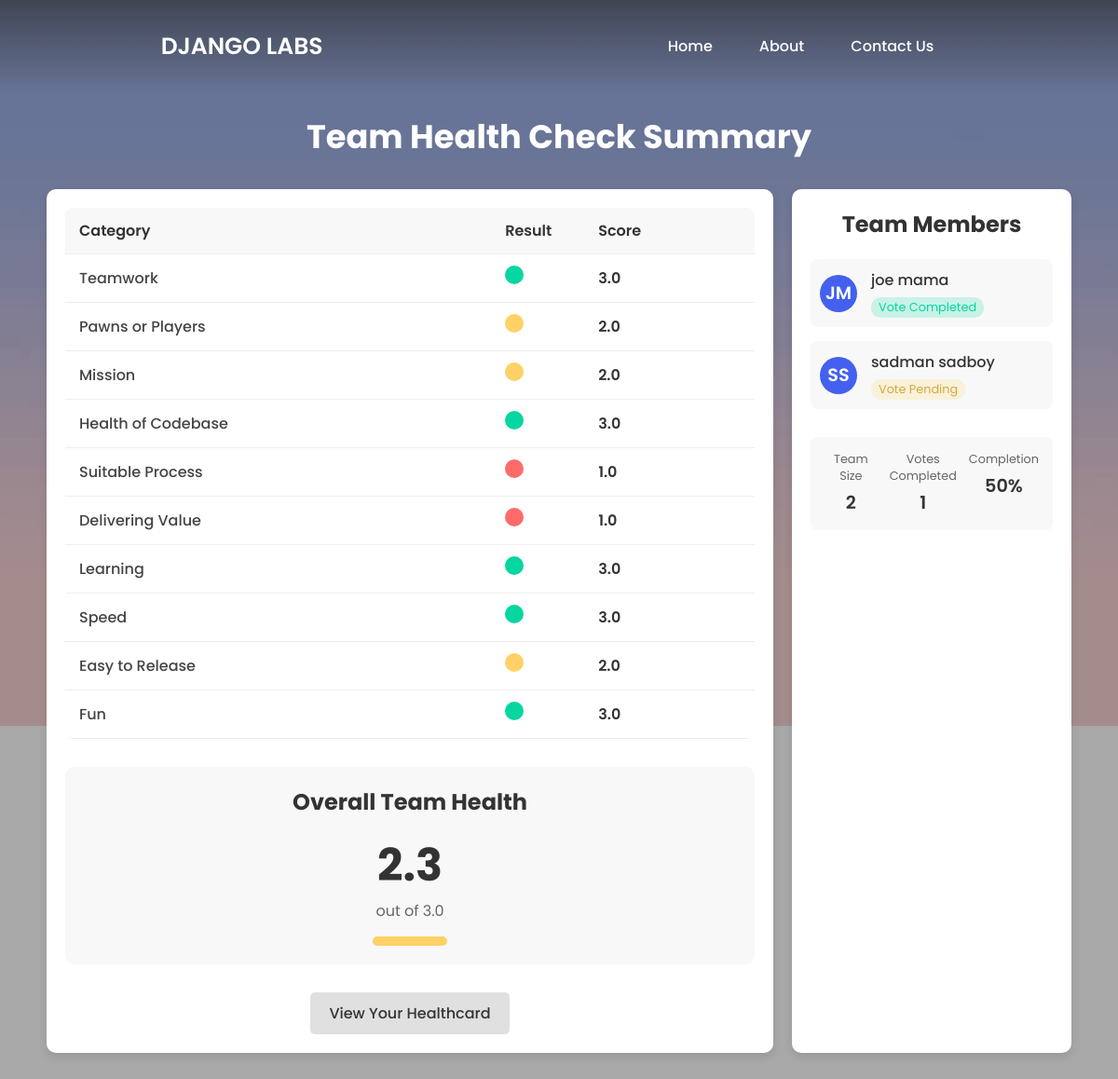
/summary/ (signed in), run on the app's committed database.
### my_app/models.py (models this page shows, shortened)
class Vote(models.Model):
    COLOR_CHOICES = [
        (1, 'Red'),
        (2, 'Amber'),
        (3, 'Green'),
    ]
    health_card = models.ForeignKey(HealthCard, on_delete=models.CASCADE, related_name='votes')
    user = models.ForeignKey(User, on_delete=models.CASCADE)
    category = models.CharField(max_length=100)
    color = models.IntegerField(choices=COLOR_CHOICES)
    feedback = models.TextField(blank=True, null=True)
    created_at = models.DateTimeField(auto_now_add=True)
    class Meta:
        unique_together = ['health_card', 'category']

### my_app/views.py (the view)
# urls.py: path('summary/', views.summary, name='summary'),
@login_required
def summary(request):
    health_cards = HealthCard.objects.all()
    all_votes = Vote.objects.all()
    categories = [
        'Teamwork', 'Pawns or Players', 'Mission', 'Health of Codebase',
        'Suitable Process', 'Delivering Value', 'Learning', 'Speed',
        'Easy to Release', 'Fun'
    ]
    category_summary = {}
    for category in categories:
        category_votes = all_votes.filter(category=category)
        if category_votes.exists():
            avg_score = category_votes.aggregate(Avg('color'))['color__avg']
            if avg_score < 1.68:
                color = 'red'
            elif avg_score < 2.34:
                color = 'amber'
            else:
                color = 'green'
            category_summary[category] = {
                'score': round(avg_score, 1),
                'color': color
            }
        else:
            category_summary[category] = {
                'score': 'N/A',
                'color': 'waiting'
            }
    valid_scores = [summary['score'] for summary in category_summary.values() if summary['score'] != 'N/A']
    overall_score = round(sum(valid_scores) / len(valid_scores), 2) if valid_scores else 0
    team_members = User.objects.filter(is_staff=False)
    total_members = team_members.count()
    member_status = []
    completed_count = 0
    for member in team_members:
        has_health_card = HealthCard.objects.filter(user=member).exists()
        if has_health_card:
            health_card = HealthCard.objects.get(user=member)
            vote_count = Vote.objects.filter(health_card=health_card).count()
            has_completed = (vote_count == len(categories))
            if has_completed:
                completed_count += 1
        else:
            has_completed = False
        member_status.append({
            'name': f"{member.first_name} {member.last_name}",
            'initials': (member.first_name[0:1] + member.last_name[0:1]).upper() if member.first_name and member.last_name else member.username[0:2].upper(),
            'status': 'completed' if has_completed else 'pending'
        })
    completion_percentage = int((completed_count / total_members * 100) if total_members > 0 else 0)
    context = {
        'category_summary': category_summary,
        'overall_score': overall_score,
        'overall_color': 'red' if overall_score < 1.68 else 'amber' if overall_score < 2.34 else 'green',
        'team_members': member_status,
        'team_stats': {
            'total': total_members,
            'completed': completed_count,
            'percentage': completion_percentage
        }
    }
    return render(request, 'my_app/summary.html', context)

### my_app/templates/my_app/summary.html (shortened to what this page needs)
<!DOCTYPE html>
{% load static %}
<html lang="en">
<head>
    <link rel="stylesheet" href="{% static 'style.css' %}">
    <link rel="stylesheet" href="{% static 'base.css' %}">
    <link rel="stylesheet" href="{% static 'tables.css' %}">
    <link rel="stylesheet" href="{% static 'users.css' %}">
    <link rel="stylesheet" href="{% static 'summary.css' %}">
</head>
<body>
    <div class="summary-wrapper">
        <nav class="nav">
            <div class="nav-logo">
                <p>DJANGO LABS</p>
            </div>
            <div class="nav-menu" id="navMenu">
                <ul>
                    <li><a href="{% url 'home' %}" class="link">Home</a></li>
                    <li><a href="{% url 'about' %}" class="link">About</a></li>
                    <li><a href="{% url 'contact' %}" class="link">Contact Us</a></li>
                </ul>
            </div>
        </nav>
        <div class="summary-container">
            <h1>Team Health Check Summary</h1>
            <div class="container">
                <div class="summary-section">
                    <table>
                        <thead>
                            <tr>
                                <th>Category</th>
                                <th>Result</th>
                                <th>Score</th>
                            </tr>
                        </thead>
                        <tbody>
                            {% for category, data in category_summary.items %}
                            <tr>
                                <td class="category">{{ category }}</td>
                                <td class="result">
                                    <div class="result-indicator {{ data.color }}"></div>
                                </td>
                                <td class="score">
                                    {% if data.score == 'N/A' %}
                                        <span class="waiting-text">Waiting for all votes</span>
                                    {% else %}
                                        {{ data.score }}
                                    {% endif %}
                                </td>
                            </tr>
                            {% endfor %}
                        </tbody>
                    </table>
                    <div class="overall-score-container">
                        <h2>Overall Team Health</h2>
                        <div class="overall-score">
                            <div class="score-value">{{ overall_score }}</div>
                            <div class="score-label">out of 3.0</div>
                        </div>
                        <div class="score-indicator {{ overall_color }}"></div>
                    </div>
                    <div class="action-buttons">
                        <a href="{% url 'voting' %}" class="btn secondary-btn">View Your Healthcard</a>
                    </div>
                </div>
                <div class="team-section">
                    <h2>Team Members</h2>
                    <div class="team-members">
                        {% for member in team_members %}
                        <div class="team-member">
                            <div class="member-avatar">
                                <i>{{ member.initials }}</i>
                            </div>
                            <div class="member-info">
                                <div class="member-name">{{ member.name }}</div>
                                <div class="vote-status {{ member.status }}">
                                    Vote {{ member.status|title }}
                                </div>
                            </div>
                        </div>
                        {% endfor %}
                    </div>
                    <div class="team-stats">
                        <div class="stat-item">
                            <div class="stat-label">Team Size</div>
                            <div class="stat-value">{{ team_stats.total }}</div>
                        </div>
                        <div class="stat-item">
                            <div class="stat-label">Votes Completed</div>
                            <div class="stat-value">{{ team_stats.completed }}</div>
                        </div>
                        <div class="stat-item">
                            <div class="stat-label">Completion</div>
                            <div class="stat-value">{{ team_stats.percentage }}%</div>
                        </div>
                    </div>
                </div>
            </div>
        </div>
    </div>
</body>
</html>

### my_app/static/style.css (style rules this page uses)
* { margin: 0; padding: 0; box-sizing: border-box; font-family: 'Poppins', sans-serif; }
body { background-image: url("images/faded-background.jpg"); background-size: 100%; background-repeat: no-repeat; background-attachment: fixed; overflow: hidden; }
.nav { position: fixed; top: 0; display: flex; justify-content: space-around; width: 100%; height: 100px; line-height: 100px; background: linear-gradient(rgba(39,39,39, 0.6), transparent); z-index: 100; }
.nav-logo p { color: white; font-size: 25px; font-weight: 600; }
.nav-menu ul { display: flex; }
.nav-menu ul li { list-style-type: none; }
.nav-menu ul li .link { text-decoration: none; font-weight: 500; color: #fff; padding-bottom: 15px; margin: 0 25px; }

### my_app/static/base.css (style rules this page uses)
.voting-wrapper, .healthcard-wrapper, .summary-wrapper { width: 100%; min-height: 100vh; background: rgba(39, 39, 39, 0.4); padding-top: 100px; overflow-y: auto; }
.vote-container, .healthcard-container, .summary-container { width: 95%; max-width: 1600px; margin: 0 auto 50px; padding: 20px; }
h1 { text-align: center; color: white; margin-bottom: 30px; font-size: 2.2rem; }
.container { display: flex; gap: 20px; }
.voting-section, .healthcard-section, .summary-section { flex: 3; background: white; border-radius: 10px; padding: 20px; box-shadow: 0 4px 10px rgba(0, 0, 0, 0.1); }
.user-section, .team-section, .info-section { flex: 1; background: white; border-radius: 10px; padding: 20px; box-shadow: 0 4px 10px rgba(0, 0, 0, 0.1); }
.team-section { min-width: 300px; }
.btn { padding: 10px 20px; border: none; border-radius: 5px; cursor: pointer; font-weight: 500; transition: all 0.2s; text-decoration: none; display: inline-block; }
.secondary-btn { background-color: #e0e0e0; color: #333; }
.action-buttons { display: flex; justify-content: center; gap: 15px; }

### my_app/static/tables.css (style rules this page uses)
table { width: 100%; border-collapse: collapse; margin-bottom: 30px; background-color: #fff; border-radius: 8px; overflow: hidden; }
th, td { padding: 12px 15px; text-align: left; border-bottom: 1px solid #eee; }
th { background-color: #f8f8f8; font-weight: 600; color: #333; }
.category { font-weight: 500; color: #444; }
.result { width: 100px; }
.result-indicator { width: 20px; height: 20px; border-radius: 50%; background-color: #ddd; display: inline-block; position: relative; margin: 0 auto; }
.result-indicator.red { background-color: #ff6b6b; }
.result-indicator.amber { background-color: #ffd166; }
.result-indicator.green { background-color: #06d6a0; }
.score { font-weight: 600; color: #333; }

### my_app/static/users.css (style rules this page uses)
.team-members { display: flex; flex-direction: column; gap: 15px; margin-bottom: 30px; }
.team-member { display: flex; align-items: center; padding: 10px; background-color: #f8f8f8; border-radius: 8px; transition: all 0.2s; }
.member-avatar { width: 40px; height: 40px; border-radius: 50%; background-color: #4361ee; display: flex; justify-content: center; align-items: center; margin-right: 15px; }
.member-avatar i { color: white; font-style: normal; font-weight: 600; font-size: 1.2rem; }
.member-info { flex: 1; }
.member-name { font-weight: 500; color: #333; margin-bottom: 3px; }
.vote-status { font-size: 0.8rem; padding: 2px 8px; border-radius: 10px; display: inline-block; }
.vote-status.completed { background-color: rgba(6, 214, 160, 0.2); color: #06d6a0; }
.vote-status.pending { background-color: rgba(255, 209, 102, 0.2); color: #d4a93a; }
.team-stats { display: flex; justify-content: space-between; background-color: #f8f8f8; padding: 15px; border-radius: 8px; }
.stat-item { text-align: center; }
.stat-label { font-size: 0.8rem; color: #666; margin-bottom: 5px; }
.stat-value { font-size: 1.2rem; font-weight: 600; color: #333; }

### my_app/static/summary.css (style rules this page uses)
.team-section h2 { margin-bottom: 20px; color: #333; text-align: center; font-size: 1.5rem; }
.overall-score-container { display: flex; flex-direction: column; align-items: center; margin-bottom: 30px; padding: 20px; background-color: #f8f8f8; border-radius: 10px; }
.overall-score-container h2 { margin-bottom: 15px; color: #333; }
.overall-score { display: flex; flex-direction: column; align-items: center; margin-bottom: 15px; }
.score-value { font-size: 3rem; font-weight: 700; color: #333; }
.score-label { font-size: 1rem; color: #666; }
.score-indicator { width: 80px; height: 10px; border-radius: 5px; }
.score-indicator.amber { background-color: #ffd166; }

### data on the page
Vote: category "Teamwork", score "3.0"
Vote: category "Pawns or Players", score "2.0"
Vote: category "Mission", score "2.0"
Vote: category "Health of Codebase", score "3.0"
Vote: category "Suitable Process", score "1.0"
Vote: category "Delivering Value", score "1.0"
Vote: category "Learning", score "3.0"
Vote: category "Speed", score "3.0"
Vote: category "Easy to Release", score "2.0"
Vote: category "Fun", score "3.0"

### other printed values
{{ overall_score }} "2.3"
{{ member.initials }} "JM" "SS"
{{ member.name }} "joe mama" "sadman sadboy"
{{ member.status|title }} "Completed" "Pending"
{{ team_stats.total }} "2"
{{ team_stats.completed }} "1"
{{ team_stats.percentage }} "50"
